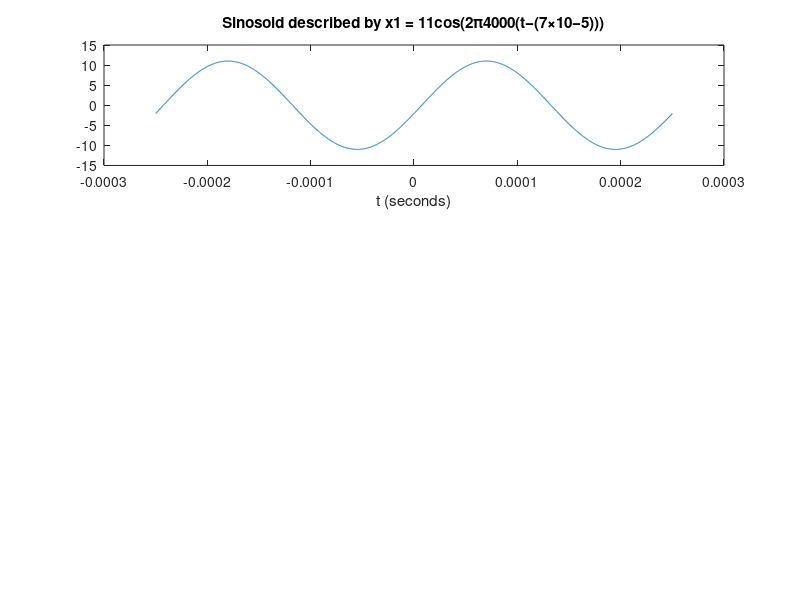

Write MATLAB code to recreate this figure. (Note: this script raises an error after producing the figure.)
%% 
% Lab Assiignment 2
%% 
% Part a: Generate a time vecto

T = 1 / 4000

interval = T / 1000
tt = (-T:interval:T)
%% 
% Part b: Generate two 4000 Hz sinusoids

x1 = 11*cos(2*pi*4000*(tt-(7*10^-5)))
x2 = 17*cos(2*pi*4000*(tt+(2*10^-5)))
%% 
% Part c: Create a third sinusoid

x3 = x1 + x2
%% 
% Part d: Create plots:

subplot(3,1,1)
plot(tt,x1)
xlabel('t (seconds)');
title("Sinosoid described by x1 = 11cos(2π4000(t−(7×10−5)))");
subtitle("Carson Batchelor")

subplot(3,1,2)
plot(tt,x2)
xlabel('t (seconds)');
title("Sinosoid described by x2 = 17cos(2π4000(t+(2×10−5)))");

subplot(3,1,3)
plot(tt,x3)
xlabel('t (seconds)');
title('Sum of Two Sinosoids')